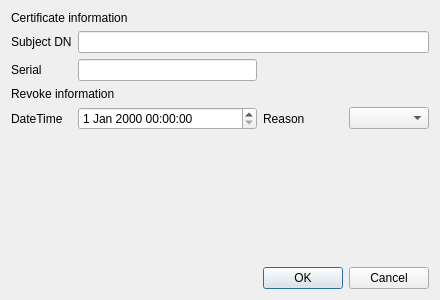
<?xml version="1.0" encoding="UTF-8"?>
<ui version="4.0">
 <class>RevokeCertDlg</class>
 <widget class="QDialog" name="RevokeCertDlg">
  <property name="geometry">
   <rect>
    <x>0</x>
    <y>0</y>
    <width>440</width>
    <height>300</height>
   </rect>
  </property>
  <property name="windowTitle">
   <string>Revoke certificate</string>
  </property>
  <layout class="QGridLayout" name="gridLayout">
   <item row="4" column="1">
    <widget class="QDateTimeEdit" name="mRevokeDateTime"/>
   </item>
   <item row="4" column="0">
    <widget class="QLabel" name="label_5">
     <property name="text">
      <string>DateTime</string>
     </property>
    </widget>
   </item>
   <item row="4" column="2">
    <widget class="QLabel" name="label_6">
     <property name="text">
      <string>Reason</string>
     </property>
    </widget>
   </item>
   <item row="5" column="0">
    <spacer name="verticalSpacer">
     <property name="orientation">
      <enum>Qt::Vertical</enum>
     </property>
     <property name="sizeHint" stdset="0">
      <size>
       <width>20</width>
       <height>40</height>
      </size>
     </property>
    </spacer>
   </item>
   <item row="1" column="0">
    <widget class="QLabel" name="label_2">
     <property name="text">
      <string>Subject DN</string>
     </property>
    </widget>
   </item>
   <item row="2" column="0">
    <widget class="QLabel" name="label_3">
     <property name="text">
      <string>Serial</string>
     </property>
    </widget>
   </item>
   <item row="2" column="1">
    <widget class="QLineEdit" name="mSerialText"/>
   </item>
   <item row="4" column="3">
    <widget class="QComboBox" name="mReasonCombo"/>
   </item>
   <item row="6" column="2" colspan="2">
    <widget class="QDialogButtonBox" name="buttonBox">
     <property name="orientation">
      <enum>Qt::Horizontal</enum>
     </property>
     <property name="standardButtons">
      <set>QDialogButtonBox::Cancel|QDialogButtonBox::Ok</set>
     </property>
    </widget>
   </item>
   <item row="1" column="1" colspan="3">
    <widget class="QLineEdit" name="mSubjectDNText"/>
   </item>
   <item row="0" column="0" colspan="2">
    <widget class="QLabel" name="label">
     <property name="text">
      <string>Certificate information</string>
     </property>
    </widget>
   </item>
   <item row="3" column="0" colspan="2">
    <widget class="QLabel" name="label_4">
     <property name="text">
      <string>Revoke information</string>
     </property>
    </widget>
   </item>
  </layout>
 </widget>
 <resources/>
 <connections>
  <connection>
   <sender>buttonBox</sender>
   <signal>accepted()</signal>
   <receiver>RevokeCertDlg</receiver>
   <slot>accept()</slot>
   <hints>
    <hint type="sourcelabel">
     <x>248</x>
     <y>254</y>
    </hint>
    <hint type="destinationlabel">
     <x>157</x>
     <y>274</y>
    </hint>
   </hints>
  </connection>
  <connection>
   <sender>buttonBox</sender>
   <signal>rejected()</signal>
   <receiver>RevokeCertDlg</receiver>
   <slot>reject()</slot>
   <hints>
    <hint type="sourcelabel">
     <x>316</x>
     <y>260</y>
    </hint>
    <hint type="destinationlabel">
     <x>286</x>
     <y>274</y>
    </hint>
   </hints>
  </connection>
 </connections>
</ui>
